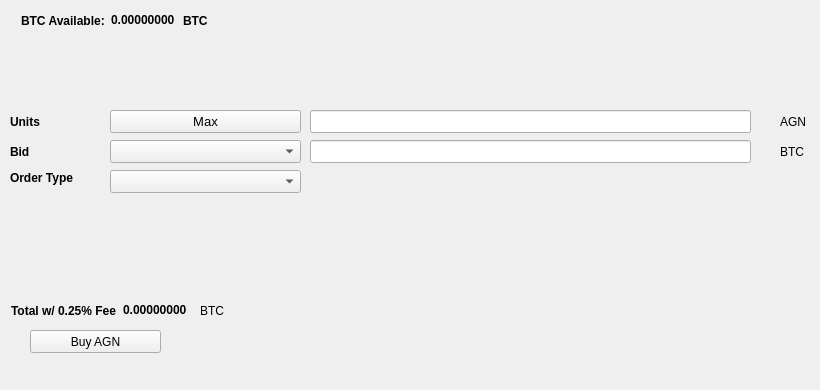
   <widget class="QWidget" name="BuyTab">
    <attribute name="title">
     <string>Buy</string>
    </attribute>
    <widget class="QPushButton" name="BuyAGN">
     <property name="geometry">
      <rect>
       <x>30</x>
       <y>330</y>
       <width>131</width>
       <height>23</height>
      </rect>
     </property>
     <property name="text">
      <string>Buy AGN</string>
     </property>
     <property name="icon">
      <iconset resource="../agon.qrc">
       <normaloff>:/icons/bitcoin</normaloff>:/icons/bitcoin</iconset>
     </property>
    </widget>
    <widget class="QLabel" name="label_3">
     <property name="geometry">
      <rect>
       <x>10</x>
       <y>110</y>
       <width>46</width>
       <height>23</height>
      </rect>
     </property>
     <property name="font">
      <font>
       <weight>75</weight>
       <bold>true</bold>
      </font>
     </property>
     <property name="text">
      <string>Units</string>
     </property>
    </widget>
    <widget class="QLineEdit" name="UnitsInput">
     <property name="geometry">
      <rect>
       <x>310</x>
       <y>110</y>
       <width>441</width>
       <height>23</height>
      </rect>
     </property>
     <property name="font">
      <font>
       <pointsize>9</pointsize>
       <weight>75</weight>
       <bold>true</bold>
      </font>
     </property>
    </widget>
    <widget class="QLineEdit" name="BuyBidPriceEdit">
     <property name="geometry">
      <rect>
       <x>310</x>
       <y>140</y>
       <width>441</width>
       <height>23</height>
      </rect>
     </property>
     <property name="font">
      <font>
       <pointsize>9</pointsize>
       <weight>75</weight>
       <bold>true</bold>
      </font>
     </property>
    </widget>
    <widget class="QLabel" name="label_4">
     <property name="geometry">
      <rect>
       <x>780</x>
       <y>110</y>
       <width>31</width>
       <height>23</height>
      </rect>
     </property>
     <property name="text">
      <string>AGN</string>
     </property>
    </widget>
    <widget class="QLabel" name="label_5">
     <property name="geometry">
      <rect>
       <x>780</x>
       <y>140</y>
       <width>31</width>
       <height>23</height>
      </rect>
     </property>
     <property name="text">
      <string>BTC</string>
     </property>
    </widget>
    <widget class="QLabel" name="label_6">
     <property name="geometry">
      <rect>
       <x>10</x>
       <y>140</y>
       <width>46</width>
       <height>23</height>
      </rect>
     </property>
     <property name="font">
      <font>
       <weight>75</weight>
       <bold>true</bold>
      </font>
     </property>
     <property name="text">
      <string>Bid</string>
     </property>
    </widget>
    <widget class="QLabel" name="label_7">
     <property name="geometry">
      <rect>
       <x>10</x>
       <y>170</y>
       <width>91</width>
       <height>16</height>
      </rect>
     </property>
     <property name="font">
      <font>
       <weight>75</weight>
       <bold>true</bold>
      </font>
     </property>
     <property name="text">
      <string>Order Type</string>
     </property>
    </widget>
    <widget class="QPushButton" name="Buy_Max_Amount">
     <property name="geometry">
      <rect>
       <x>110</x>
       <y>110</y>
       <width>191</width>
       <height>23</height>
      </rect>
     </property>
     <property name="font">
      <font>
       <pointsize>10</pointsize>
      </font>
     </property>
     <property name="text">
      <string>Max</string>
     </property>
    </widget>
    <widget class="QComboBox" name="BuyBidcomboBox">
     <property name="geometry">
      <rect>
       <x>110</x>
       <y>140</y>
       <width>191</width>
       <height>23</height>
      </rect>
     </property>
     <property name="font">
      <font>
       <pointsize>10</pointsize>
      </font>
     </property>
    </widget>
    <widget class="QComboBox" name="buyOrdertypeCombo">
     <property name="geometry">
      <rect>
       <x>110</x>
       <y>170</y>
       <width>191</width>
       <height>23</height>
      </rect>
     </property>
     <property name="font">
      <font>
       <pointsize>10</pointsize>
      </font>
     </property>
    </widget>
    <widget class="QWidget" name="layoutWidget1">
     <property name="geometry">
      <rect>
       <x>21</x>
       <y>11</y>
       <width>227</width>
       <height>19</height>
      </rect>
     </property>
     <layout class="QHBoxLayout" name="horizontalLayout_3">
      <item>
       <widget class="QLabel" name="label232">
        <property name="font">
         <font>
          <weight>75</weight>
          <bold>true</bold>
         </font>
        </property>
        <property name="text">
         <string>BTC Available:</string>
        </property>
       </widget>
      </item>
      <item>
       <widget class="QLabel" name="BtcAvailableLbl">
        <property name="palette">
         <palette>
          <active>
           <colorrole role="WindowText">
            <brush brushstyle="SolidPattern">
             <color alpha="255">
              <red>0</red>
              <green>0</green>
              <blue>0</blue>
             </color>
            </brush>
           </colorrole>
           <colorrole role="Button">
            <brush brushstyle="SolidPattern">
             <color alpha="255">
              <red>0</red>
              <green>170</green>
              <blue>0</blue>
             </color>
            </brush>
           </colorrole>
           <colorrole role="Light">
            <brush brushstyle="SolidPattern">
             <color alpha="255">
              <red>0</red>
              <green>255</green>
              <blue>0</blue>
             </color>
            </brush>
           </colorrole>
           <colorrole role="Midlight">
            <brush brushstyle="SolidPattern">
             <color alpha="255">
              <red>0</red>
              <green>212</green>
              <blue>0</blue>
             </color>
            </brush>
           </colorrole>
           <colorrole role="Dark">
            <brush brushstyle="SolidPattern">
             <color alpha="255">
              <red>0</red>
              <green>85</green>
              <blue>0</blue>
             </color>
            </brush>
           </colorrole>
           <colorrole role="Mid">
            <brush brushstyle="SolidPattern">
             <color alpha="255">
              <red>0</red>
              <green>113</green>
              <blue>0</blue>
             </color>
            </brush>
           </colorrole>
           <colorrole role="Text">
            <brush brushstyle="SolidPattern">
             <color alpha="255">
              <red>0</red>
              <green>170</green>
              <blue>0</blue>
             </color>
            </brush>
           </colorrole>
           <colorrole role="BrightText">
            <brush brushstyle="SolidPattern">
             <color alpha="255">
              <red>255</red>
              <green>255</green>
              <blue>255</blue>
             </color>
            </brush>
           </colorrole>
           <colorrole role="ButtonText">
            <brush brushstyle="SolidPattern">
             <color alpha="255">
              <red>0</red>
              <green>0</green>
              <blue>0</blue>
             </color>
            </brush>
           </colorrole>
           <colorrole role="Base">
            <brush brushstyle="SolidPattern">
             <color alpha="255">
              <red>255</red>
              <green>255</green>
              <blue>255</blue>
             </color>
            </brush>
           </colorrole>
           <colorrole role="Window">
            <brush brushstyle="SolidPattern">
             <color alpha="255">
              <red>0</red>
              <green>170</green>
              <blue>0</blue>
             </color>
            </brush>
           </colorrole>
           <colorrole role="Shadow">
            <brush brushstyle="SolidPattern">
             <color alpha="255">
              <red>0</red>
              <green>0</green>
              <blue>0</blue>
             </color>
            </brush>
           </colorrole>
           <colorrole role="AlternateBase">
            <brush brushstyle="SolidPattern">
             <color alpha="255">
              <red>127</red>
              <green>212</green>
              <blue>127</blue>
             </color>
            </brush>
           </colorrole>
           <colorrole role="ToolTipBase">
            <brush brushstyle="SolidPattern">
             <color alpha="255">
              <red>255</red>
              <green>255</green>
              <blue>220</blue>
             </color>
            </brush>
           </colorrole>
           <colorrole role="ToolTipText">
            <brush brushstyle="SolidPattern">
             <color alpha="255">
              <red>0</red>
              <green>0</green>
              <blue>0</blue>
             </color>
            </brush>
           </colorrole>
          </active>
          <inactive>
           <colorrole role="WindowText">
            <brush brushstyle="SolidPattern">
             <color alpha="255">
              <red>0</red>
              <green>0</green>
              <blue>0</blue>
             </color>
            </brush>
           </colorrole>
           <colorrole role="Button">
            <brush brushstyle="SolidPattern">
             <color alpha="255">
              <red>0</red>
              <green>170</green>
              <blue>0</blue>
             </color>
            </brush>
           </colorrole>
           <colorrole role="Light">
            <brush brushstyle="SolidPattern">
             <color alpha="255">
              <red>0</red>
              <green>255</green>
              <blue>0</blue>
             </color>
            </brush>
           </colorrole>
           <colorrole role="Midlight">
            <brush brushstyle="SolidPattern">
             <color alpha="255">
              <red>0</red>
              <green>212</green>
              <blue>0</blue>
             </color>
            </brush>
           </colorrole>
           <colorrole role="Dark">
            <brush brushstyle="SolidPattern">
             <color alpha="255">
              <red>0</red>
              <green>85</green>
              <blue>0</blue>
             </color>
            </brush>
           </colorrole>
           <colorrole role="Mid">
            <brush brushstyle="SolidPattern">
             <color alpha="255">
              <red>0</red>
              <green>113</green>
              <blue>0</blue>
             </color>
            </brush>
           </colorrole>
           <colorrole role="Text">
            <brush brushstyle="SolidPattern">
             <color alpha="255">
              <red>0</red>
              <green>170</green>
              <blue>0</blue>
             </color>
            </brush>
           </colorrole>
           <colorrole role="BrightText">
            <brush brushstyle="SolidPattern">
             <color alpha="255">
              <red>255</red>
              <green>255</green>
              <blue>255</blue>
             </color>
            </brush>
           </colorrole>
           <colorrole role="ButtonText">
            <brush brushstyle="SolidPattern">
             <color alpha="255">
              <red>0</red>
              <green>0</green>
              <blue>0</blue>
             </color>
            </brush>
           </colorrole>
           <colorrole role="Base">
            <brush brushstyle="SolidPattern">
             <color alpha="255">
              <red>255</red>
              <green>255</green>
              <blue>255</blue>
             </color>
            </brush>
           </colorrole>
           <colorrole role="Window">
            <brush brushstyle="SolidPattern">
             <color alpha="255">
              <red>0</red>
              <green>170</green>
              <blue>0</blue>
             </color>
            </brush>
           </colorrole>
           <colorrole role="Shadow">
            <brush brushstyle="SolidPattern">
             <color alpha="255">
              <red>0</red>
              <green>0</green>
              <blue>0</blue>
             </color>
            </brush>
           </colorrole>
           <colorrole role="AlternateBase">
            <brush brushstyle="SolidPattern">
             <color alpha="255">
              <red>127</red>
              <green>212</green>
              <blue>127</blue>
             </color>
            </brush>
           </colorrole>
           <colorrole role="ToolTipBase">
            <brush brushstyle="SolidPattern">
             <color alpha="255">
              <red>255</red>
              <green>255</green>
              <blue>220</blue>
             </color>
            </brush>
           </colorrole>
           <colorrole role="ToolTipText">
            <brush brushstyle="SolidPattern">
             <color alpha="255">
              <red>0</red>
              <green>0</green>
              <blue>0</blue>
             </color>
            </brush>
           </colorrole>
          </inactive>
          <disabled>
           <colorrole role="WindowText">
            <brush brushstyle="SolidPattern">
             <color alpha="255">
              <red>0</red>
              <green>85</green>
              <blue>0</blue>
             </color>
            </brush>
           </colorrole>
           <colorrole role="Button">
            <brush brushstyle="SolidPattern">
             <color alpha="255">
              <red>0</red>
              <green>170</green>
              <blue>0</blue>
             </color>
            </brush>
           </colorrole>
           <colorrole role="Light">
            <brush brushstyle="SolidPattern">
             <color alpha="255">
              <red>0</red>
              <green>255</green>
              <blue>0</blue>
             </color>
            </brush>
           </colorrole>
           <colorrole role="Midlight">
            <brush brushstyle="SolidPattern">
             <color alpha="255">
              <red>0</red>
              <green>212</green>
              <blue>0</blue>
             </color>
            </brush>
           </colorrole>
           <colorrole role="Dark">
            <brush brushstyle="SolidPattern">
             <color alpha="255">
              <red>0</red>
              <green>85</green>
              <blue>0</blue>
             </color>
            </brush>
           </colorrole>
           <colorrole role="Mid">
            <brush brushstyle="SolidPattern">
             <color alpha="255">
              <red>0</red>
              <green>113</green>
              <blue>0</blue>
             </color>
            </brush>
           </colorrole>
           <colorrole role="Text">
            <brush brushstyle="SolidPattern">
             <color alpha="255">
              <red>0</red>
              <green>85</green>
              <blue>0</blue>
             </color>
            </brush>
           </colorrole>
           <colorrole role="BrightText">
            <brush brushstyle="SolidPattern">
             <color alpha="255">
              <red>255</red>
              <green>255</green>
              <blue>255</blue>
             </color>
            </brush>
           </colorrole>
           <colorrole role="ButtonText">
            <brush brushstyle="SolidPattern">
             <color alpha="255">
              <red>0</red>
              <green>85</green>
              <blue>0</blue>
             </color>
            </brush>
           </colorrole>
           <colorrole role="Base">
            <brush brushstyle="SolidPattern">
             <color alpha="255">
              <red>0</red>
              <green>170</green>
              <blue>0</blue>
             </color>
            </brush>
           </colorrole>
           <colorrole role="Window">
            <brush brushstyle="SolidPattern">
             <color alpha="255">
              <red>0</red>
              <green>170</green>
              <blue>0</blue>
             </color>
            </brush>
           </colorrole>
           <colorrole role="Shadow">
            <brush brushstyle="SolidPattern">
             <color alpha="255">
              <red>0</red>
              <green>0</green>
              <blue>0</blue>
             </color>
            </brush>
           </colorrole>
           <colorrole role="AlternateBase">
            <brush brushstyle="SolidPattern">
             <color alpha="255">
              <red>0</red>
              <green>170</green>
              <blue>0</blue>
             </color>
            </brush>
           </colorrole>
           <colorrole role="ToolTipBase">
            <brush brushstyle="SolidPattern">
             <color alpha="255">
              <red>255</red>
              <green>255</green>
              <blue>220</blue>
             </color>
            </brush>
           </colorrole>
           <colorrole role="ToolTipText">
            <brush brushstyle="SolidPattern">
             <color alpha="255">
              <red>0</red>
              <green>0</green>
              <blue>0</blue>
             </color>
            </brush>
           </colorrole>
          </disabled>
         </palette>
        </property>
        <property name="font">
         <font>
          <weight>75</weight>
          <bold>true</bold>
         </font>
        </property>
        <property name="text">
         <string>0.00000000</string>
        </property>
        <property name="textInteractionFlags">
         <set>Qt::LinksAccessibleByMouse|Qt::TextSelectableByKeyboard|Qt::TextSelectableByMouse</set>
        </property>
       </widget>
      </item>
      <item>
       <widget class="QLabel" name="BtcAvailableLbl_2">
        <property name="font">
         <font>
          <weight>75</weight>
          <bold>true</bold>
         </font>
        </property>
        <property name="text">
         <string>BTC</string>
        </property>
       </widget>
      </item>
     </layout>
    </widget>
    <widget class="QWidget" name="layoutWidge2">
     <property name="geometry">
      <rect>
       <x>11</x>
       <y>301</y>
       <width>259</width>
       <height>19</height>
      </rect>
     </property>
     <layout class="QHBoxLayout" name="horizontalLayout_4">
      <item>
       <widget class="QLabel" name="label_9">
        <property name="font">
         <font>
          <weight>75</weight>
          <bold>true</bold>
         </font>
        </property>
        <property name="text">
         <string>Total w/ 0.25% Fee</string>
        </property>
       </widget>
      </item>
      <item>
       <widget class="QLabel" name="BuyCostLabel">
        <property name="palette">
         <palette>
          <active>
           <colorrole role="WindowText">
            <brush brushstyle="SolidPattern">
             <color alpha="255">
              <red>0</red>
              <green>0</green>
              <blue>0</blue>
             </color>
            </brush>
           </colorrole>
           <colorrole role="Button">
            <brush brushstyle="SolidPattern">
             <color alpha="255">
              <red>0</red>
              <green>170</green>
              <blue>0</blue>
             </color>
            </brush>
           </colorrole>
           <colorrole role="Light">
            <brush brushstyle="SolidPattern">
             <color alpha="255">
              <red>0</red>
              <green>255</green>
              <blue>0</blue>
             </color>
            </brush>
           </colorrole>
           <colorrole role="Midlight">
            <brush brushstyle="SolidPattern">
             <color alpha="255">
              <red>0</red>
              <green>212</green>
              <blue>0</blue>
             </color>
            </brush>
           </colorrole>
           <colorrole role="Dark">
            <brush brushstyle="SolidPattern">
             <color alpha="255">
              <red>0</red>
              <green>85</green>
              <blue>0</blue>
             </color>
            </brush>
           </colorrole>
           <colorrole role="Mid">
            <brush brushstyle="SolidPattern">
             <color alpha="255">
              <red>0</red>
              <green>113</green>
              <blue>0</blue>
             </color>
            </brush>
           </colorrole>
           <colorrole role="Text">
            <brush brushstyle="SolidPattern">
             <color alpha="255">
              <red>0</red>
              <green>170</green>
              <blue>0</blue>
             </color>
            </brush>
           </colorrole>
           <colorrole role="BrightText">
            <brush brushstyle="SolidPattern">
             <color alpha="255">
              <red>255</red>
              <green>255</green>
              <blue>255</blue>
             </color>
            </brush>
           </colorrole>
           <colorrole role="ButtonText">
            <brush brushstyle="SolidPattern">
             <color alpha="255">
              <red>0</red>
              <green>0</green>
              <blue>0</blue>
             </color>
            </brush>
           </colorrole>
           <colorrole role="Base">
            <brush brushstyle="SolidPattern">
             <color alpha="255">
              <red>255</red>
              <green>255</green>
              <blue>255</blue>
             </color>
            </brush>
           </colorrole>
           <colorrole role="Window">
            <brush brushstyle="SolidPattern">
             <color alpha="255">
              <red>0</red>
              <green>170</green>
              <blue>0</blue>
             </color>
            </brush>
           </colorrole>
           <colorrole role="Shadow">
            <brush brushstyle="SolidPattern">
             <color alpha="255">
              <red>0</red>
              <green>0</green>
              <blue>0</blue>
             </color>
            </brush>
           </colorrole>
           <colorrole role="AlternateBase">
            <brush brushstyle="SolidPattern">
             <color alpha="255">
              <red>127</red>
              <green>212</green>
              <blue>127</blue>
             </color>
            </brush>
           </colorrole>
           <colorrole role="ToolTipBase">
            <brush brushstyle="SolidPattern">
             <color alpha="255">
              <red>255</red>
              <green>255</green>
              <blue>220</blue>
             </color>
            </brush>
           </colorrole>
           <colorrole role="ToolTipText">
            <brush brushstyle="SolidPattern">
             <color alpha="255">
              <red>0</red>
              <green>0</green>
              <blue>0</blue>
             </color>
            </brush>
           </colorrole>
          </active>
          <inactive>
           <colorrole role="WindowText">
            <brush brushstyle="SolidPattern">
             <color alpha="255">
              <red>0</red>
              <green>0</green>
              <blue>0</blue>
             </color>
            </brush>
           </colorrole>
           <colorrole role="Button">
            <brush brushstyle="SolidPattern">
             <color alpha="255">
              <red>0</red>
              <green>170</green>
              <blue>0</blue>
             </color>
            </brush>
           </colorrole>
           <colorrole role="Light">
            <brush brushstyle="SolidPattern">
             <color alpha="255">
              <red>0</red>
              <green>255</green>
              <blue>0</blue>
             </color>
            </brush>
           </colorrole>
           <colorrole role="Midlight">
            <brush brushstyle="SolidPattern">
             <color alpha="255">
              <red>0</red>
              <green>212</green>
              <blue>0</blue>
             </color>
            </brush>
           </colorrole>
           <colorrole role="Dark">
            <brush brushstyle="SolidPattern">
             <color alpha="255">
              <red>0</red>
              <green>85</green>
              <blue>0</blue>
             </color>
            </brush>
           </colorrole>
           <colorrole role="Mid">
            <brush brushstyle="SolidPattern">
             <color alpha="255">
              <red>0</red>
              <green>113</green>
              <blue>0</blue>
             </color>
            </brush>
           </colorrole>
           <colorrole role="Text">
            <brush brushstyle="SolidPattern">
             <color alpha="255">
              <red>0</red>
              <green>170</green>
              <blue>0</blue>
             </color>
            </brush>
           </colorrole>
           <colorrole role="BrightText">
            <brush brushstyle="SolidPattern">
             <color alpha="255">
              <red>255</red>
              <green>255</green>
              <blue>255</blue>
             </color>
            </brush>
           </colorrole>
           <colorrole role="ButtonText">
            <brush brushstyle="SolidPattern">
             <color alpha="255">
              <red>0</red>
              <green>0</green>
              <blue>0</blue>
             </color>
            </brush>
           </colorrole>
           <colorrole role="Base">
            <brush brushstyle="SolidPattern">
             <color alpha="255">
              <red>255</red>
              <green>255</green>
              <blue>255</blue>
             </color>
            </brush>
           </colorrole>
           <colorrole role="Window">
            <brush brushstyle="SolidPattern">
             <color alpha="255">
              <red>0</red>
              <green>170</green>
              <blue>0</blue>
             </color>
            </brush>
           </colorrole>
           <colorrole role="Shadow">
            <brush brushstyle="SolidPattern">
             <color alpha="255">
              <red>0</red>
              <green>0</green>
              <blue>0</blue>
             </color>
            </brush>
           </colorrole>
           <colorrole role="AlternateBase">
            <brush brushstyle="SolidPattern">
             <color alpha="255">
              <red>127</red>
              <green>212</green>
              <blue>127</blue>
             </color>
            </brush>
           </colorrole>
           <colorrole role="ToolTipBase">
            <brush brushstyle="SolidPattern">
             <color alpha="255">
              <red>255</red>
              <green>255</green>
              <blue>220</blue>
             </color>
            </brush>
           </colorrole>
           <colorrole role="ToolTipText">
            <brush brushstyle="SolidPattern">
             <color alpha="255">
              <red>0</red>
              <green>0</green>
              <blue>0</blue>
             </color>
            </brush>
           </colorrole>
          </inactive>
          <disabled>
           <colorrole role="WindowText">
            <brush brushstyle="SolidPattern">
             <color alpha="255">
              <red>0</red>
              <green>85</green>
              <blue>0</blue>
             </color>
            </brush>
           </colorrole>
           <colorrole role="Button">
            <brush brushstyle="SolidPattern">
             <color alpha="255">
              <red>0</red>
              <green>170</green>
              <blue>0</blue>
             </color>
            </brush>
           </colorrole>
           <colorrole role="Light">
            <brush brushstyle="SolidPattern">
             <color alpha="255">
              <red>0</red>
              <green>255</green>
              <blue>0</blue>
             </color>
            </brush>
           </colorrole>
           <colorrole role="Midlight">
            <brush brushstyle="SolidPattern">
             <color alpha="255">
              <red>0</red>
              <green>212</green>
              <blue>0</blue>
             </color>
            </brush>
           </colorrole>
           <colorrole role="Dark">
            <brush brushstyle="SolidPattern">
             <color alpha="255">
              <red>0</red>
              <green>85</green>
              <blue>0</blue>
             </color>
            </brush>
           </colorrole>
           <colorrole role="Mid">
            <brush brushstyle="SolidPattern">
             <color alpha="255">
              <red>0</red>
              <green>113</green>
              <blue>0</blue>
             </color>
            </brush>
           </colorrole>
           <colorrole role="Text">
            <brush brushstyle="SolidPattern">
             <color alpha="255">
              <red>0</red>
              <green>85</green>
              <blue>0</blue>
             </color>
            </brush>
           </colorrole>
           <colorrole role="BrightText">
            <brush brushstyle="SolidPattern">
             <color alpha="255">
              <red>255</red>
              <green>255</green>
              <blue>255</blue>
             </color>
            </brush>
           </colorrole>
           <colorrole role="ButtonText">
            <brush brushstyle="SolidPattern">
             <color alpha="255">
              <red>0</red>
              <green>85</green>
              <blue>0</blue>
             </color>
            </brush>
           </colorrole>
           <colorrole role="Base">
            <brush brushstyle="SolidPattern">
             <color alpha="255">
              <red>0</red>
              <green>170</green>
              <blue>0</blue>
             </color>
            </brush>
           </colorrole>
           <colorrole role="Window">
            <brush brushstyle="SolidPattern">
             <color alpha="255">
              <red>0</red>
              <green>170</green>
              <blue>0</blue>
             </color>
            </brush>
           </colorrole>
           <colorrole role="Shadow">
            <brush brushstyle="SolidPattern">
             <color alpha="255">
              <red>0</red>
              <green>0</green>
              <blue>0</blue>
             </color>
            </brush>
           </colorrole>
           <colorrole role="AlternateBase">
            <brush brushstyle="SolidPattern">
             <color alpha="255">
              <red>0</red>
              <green>170</green>
              <blue>0</blue>
             </color>
            </brush>
           </colorrole>
           <colorrole role="ToolTipBase">
            <brush brushstyle="SolidPattern">
             <color alpha="255">
              <red>255</red>
              <green>255</green>
              <blue>220</blue>
             </color>
            </brush>
           </colorrole>
           <colorrole role="ToolTipText">
            <brush brushstyle="SolidPattern">
             <color alpha="255">
              <red>0</red>
              <green>0</green>
              <blue>0</blue>
             </color>
            </brush>
           </colorrole>
          </disabled>
         </palette>
        </property>
        <property name="font">
         <font>
          <weight>75</weight>
          <bold>true</bold>
         </font>
        </property>
        <property name="autoFillBackground">
         <bool>false</bool>
        </property>
        <property name="text">
         <string>0.00000000</string>
        </property>
        <property name="textInteractionFlags">
         <set>Qt::LinksAccessibleByMouse|Qt::TextSelectableByMouse</set>
        </property>
       </widget>
      </item>
      <item>
       <widget class="QLabel" name="label_10">
        <property name="font">
         <font>
          <weight>50</weight>
          <bold>false</bold>
         </font>
        </property>
        <property name="text">
         <string>BTC</string>
        </property>
       </widget>
      </item>
     </layout>
    </widget>
    <widget class="QLabel" name="label_24">
     <property name="geometry">
      <rect>
       <x>460</x>
       <y>300</y>
       <width>281</width>
       <height>81</height>
      </rect>
     </property>
     <property name="text">
      <string/>
     </property>
     <property name="pixmap">
      <pixmap>:/images/bittrex</pixmap>
     </property>
    </widget>
   </widget>
